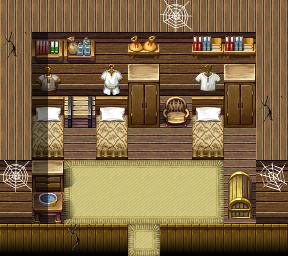

Rendered tile map (Tiled .tmx) drawn with the repository's tilesets; below, a short description and the map source with its tile grids summarised:
An orthogonal 9x8 tile map with 32x32 px tiles, 4 tile layers (Ground, Objects, Above, Top), 1 hidden layer not drawn, 61 tilesets and 1 object (mapchange).

<map version="1.10" tiledversion="1.11.2" orientation="orthogonal" renderorder="right-down" width="9" height="8" tilewidth="32" tileheight="32" infinite="0" nextlayerid="12" nextobjectid="2">
 <tileset firstgid="1" name="map_bed_1" tilewidth="32" tileheight="32" tilecount="160" columns="16">
  <image source="../drawable/map_bed_1.png" width="512" height="320" />
 </tileset>
 <tileset firstgid="161" name="map_border_1" tilewidth="32" tileheight="32" tilecount="128" columns="16">
  <image source="../drawable/map_border_1.png" width="512" height="256" />
 </tileset>
 <tileset firstgid="289" name="map_bridge_1" tilewidth="32" tileheight="32" tilecount="128" columns="16">
  <image source="../drawable/map_bridge_1.png" width="512" height="256" />
 </tileset>
 <tileset firstgid="417" name="map_bridge_2" tilewidth="32" tileheight="32" tilecount="128" columns="16">
  <image source="../drawable/map_bridge_2.png" width="512" height="256" />
 </tileset>
 <tileset firstgid="545" name="map_broken_1" tilewidth="32" tileheight="32" tilecount="128" columns="16">
  <image source="../drawable/map_broken_1.png" width="512" height="256" />
 </tileset>
 <tileset firstgid="673" name="map_cavewall_1" tilewidth="32" tileheight="32" tilecount="108" columns="18">
  <image source="../drawable/map_cavewall_1.png" width="576" height="192" />
 </tileset>
 <tileset firstgid="781" name="map_cavewall_2" tilewidth="32" tileheight="32" tilecount="108" columns="18">
  <image source="../drawable/map_cavewall_2.png" width="576" height="192" />
 </tileset>
 <tileset firstgid="889" name="map_cavewall_3" tilewidth="32" tileheight="32" tilecount="108" columns="18">
  <image source="../drawable/map_cavewall_3.png" width="576" height="192" />
 </tileset>
 <tileset firstgid="997" name="map_cavewall_4" tilewidth="32" tileheight="32" tilecount="108" columns="18">
  <image source="../drawable/map_cavewall_4.png" width="576" height="192" />
 </tileset>
 <tileset firstgid="1105" name="map_chair_table_1" tilewidth="32" tileheight="32" tilecount="128" columns="16">
  <image source="../drawable/map_chair_table_1.png" width="512" height="256" />
 </tileset>
 <tileset firstgid="1233" name="map_chair_table_2" tilewidth="32" tileheight="32" tilecount="128" columns="16">
  <image source="../drawable/map_chair_table_2.png" width="512" height="256" />
 </tileset>
 <tileset firstgid="1361" name="map_crate_1" tilewidth="32" tileheight="32" tilecount="128" columns="16">
  <image source="../drawable/map_crate_1.png" width="512" height="256" />
 </tileset>
 <tileset firstgid="1489" name="map_cupboard_1" tilewidth="32" tileheight="32" tilecount="128" columns="16">
  <image source="../drawable/map_cupboard_1.png" width="512" height="256" />
 </tileset>
 <tileset firstgid="1617" name="map_curtain_1" tilewidth="32" tileheight="32" tilecount="128" columns="16">
  <image source="../drawable/map_curtain_1.png" width="512" height="256" />
 </tileset>
 <tileset firstgid="1745" name="map_entrance_1" tilewidth="32" tileheight="32" tilecount="128" columns="16">
  <image source="../drawable/map_entrance_1.png" width="512" height="256" />
 </tileset>
 <tileset firstgid="1873" name="map_entrance_2" tilewidth="32" tileheight="32" tilecount="128" columns="16">
  <image source="../drawable/map_entrance_2.png" width="512" height="256" />
 </tileset>
 <tileset firstgid="2001" name="map_fence_1" tilewidth="32" tileheight="32" tilecount="128" columns="16">
  <image source="../drawable/map_fence_1.png" width="512" height="256" />
 </tileset>
 <tileset firstgid="2129" name="map_fence_2" tilewidth="32" tileheight="32" tilecount="128" columns="16">
  <image source="../drawable/map_fence_2.png" width="512" height="256" />
 </tileset>
 <tileset firstgid="2257" name="map_fence_3" tilewidth="32" tileheight="32" tilecount="128" columns="16">
  <image source="../drawable/map_fence_3.png" width="512" height="256" />
 </tileset>
 <tileset firstgid="2385" name="map_fence_4" tilewidth="32" tileheight="32" tilecount="128" columns="16">
  <image source="../drawable/map_fence_4.png" width="512" height="256" />
 </tileset>
 <tileset firstgid="2513" name="map_ground_1" tilewidth="32" tileheight="32" tilecount="128" columns="16">
  <image source="../drawable/map_ground_1.png" width="512" height="256" />
 </tileset>
 <tileset firstgid="2641" name="map_ground_2" tilewidth="32" tileheight="32" tilecount="128" columns="16">
  <image source="../drawable/map_ground_2.png" width="512" height="256" />
 </tileset>
 <tileset firstgid="2769" name="map_ground_3" tilewidth="32" tileheight="32" tilecount="128" columns="16">
  <image source="../drawable/map_ground_3.png" width="512" height="256" />
 </tileset>
 <tileset firstgid="2897" name="map_ground_4" tilewidth="32" tileheight="32" tilecount="128" columns="16">
  <image source="../drawable/map_ground_4.png" width="512" height="256" />
 </tileset>
 <tileset firstgid="3025" name="map_ground_5" tilewidth="32" tileheight="32" tilecount="128" columns="16">
  <image source="../drawable/map_ground_5.png" width="512" height="256" />
 </tileset>
 <tileset firstgid="3153" name="map_ground_6" tilewidth="32" tileheight="32" tilecount="128" columns="16">
  <image source="../drawable/map_ground_6.png" width="512" height="256" />
 </tileset>
 <tileset firstgid="3281" name="map_ground_7" tilewidth="32" tileheight="32" tilecount="128" columns="16">
  <image source="../drawable/map_ground_7.png" width="512" height="256" />
 </tileset>
 <tileset firstgid="3409" name="map_ground_8" tilewidth="32" tileheight="32" tilecount="128" columns="16">
  <image source="../drawable/map_ground_8.png" width="512" height="256" />
 </tileset>
 <tileset firstgid="3537" name="map_house_1" tilewidth="32" tileheight="32" tilecount="128" columns="16">
  <image source="../drawable/map_house_1.png" width="512" height="256" />
 </tileset>
 <tileset firstgid="3665" name="map_house_2" tilewidth="32" tileheight="32" tilecount="128" columns="16">
  <image source="../drawable/map_house_2.png" width="512" height="256" />
 </tileset>
 <tileset firstgid="3793" name="map_indoor_1" tilewidth="32" tileheight="32" tilecount="128" columns="16">
  <image source="../drawable/map_indoor_1.png" width="512" height="256" />
 </tileset>
 <tileset firstgid="3921" name="map_indoor_2" tilewidth="32" tileheight="32" tilecount="128" columns="16">
  <image source="../drawable/map_indoor_2.png" width="512" height="256" />
 </tileset>
 <tileset firstgid="4049" name="map_kitchen_1" tilewidth="32" tileheight="32" tilecount="128" columns="16">
  <image source="../drawable/map_kitchen_1.png" width="512" height="256" />
 </tileset>
 <tileset firstgid="4177" name="map_outdoor_1" tilewidth="32" tileheight="32" tilecount="128" columns="16">
  <image source="../drawable/map_outdoor_1.png" width="512" height="256" />
 </tileset>
 <tileset firstgid="4305" name="map_pillar_1" tilewidth="32" tileheight="32" tilecount="128" columns="16">
  <image source="../drawable/map_pillar_1.png" width="512" height="256" />
 </tileset>
 <tileset firstgid="4433" name="map_pillar_2" tilewidth="32" tileheight="32" tilecount="128" columns="16">
  <image source="../drawable/map_pillar_2.png" width="512" height="256" />
 </tileset>
 <tileset firstgid="4561" name="map_plant_1" tilewidth="32" tileheight="32" tilecount="128" columns="16">
  <image source="../drawable/map_plant_1.png" width="512" height="256" />
 </tileset>
 <tileset firstgid="4689" name="map_plant_2" tilewidth="32" tileheight="32" tilecount="128" columns="16">
  <image source="../drawable/map_plant_2.png" width="512" height="256" />
 </tileset>
 <tileset firstgid="4817" name="map_rock_1" tilewidth="32" tileheight="32" tilecount="128" columns="16">
  <image source="../drawable/map_rock_1.png" width="512" height="256" />
 </tileset>
 <tileset firstgid="4945" name="map_rock_2" tilewidth="32" tileheight="32" tilecount="128" columns="16">
  <image source="../drawable/map_rock_2.png" width="512" height="256" />
 </tileset>
 <tileset firstgid="5073" name="map_roof_1" tilewidth="32" tileheight="32" tilecount="128" columns="16">
  <image source="../drawable/map_roof_1.png" width="512" height="256" />
 </tileset>
 <tileset firstgid="5201" name="map_roof_2" tilewidth="32" tileheight="32" tilecount="128" columns="16">
  <image source="../drawable/map_roof_2.png" width="512" height="256" />
 </tileset>
 <tileset firstgid="5329" name="map_roof_3" tilewidth="32" tileheight="32" tilecount="128" columns="16">
  <image source="../drawable/map_roof_3.png" width="512" height="256" />
 </tileset>
 <tileset firstgid="5457" name="map_shop_1" tilewidth="32" tileheight="32" tilecount="128" columns="16">
  <image source="../drawable/map_shop_1.png" width="512" height="256" />
 </tileset>
 <tileset firstgid="5585" name="map_sign_ladder_1" tilewidth="32" tileheight="32" tilecount="128" columns="16">
  <image source="../drawable/map_sign_ladder_1.png" width="512" height="256" />
 </tileset>
 <tileset firstgid="5713" name="map_table_1" tilewidth="32" tileheight="32" tilecount="128" columns="16">
  <image source="../drawable/map_table_1.png" width="512" height="256" />
 </tileset>
 <tileset firstgid="5841" name="map_trail_1" tilewidth="32" tileheight="32" tilecount="128" columns="16">
  <image source="../drawable/map_trail_1.png" width="512" height="256" />
 </tileset>
 <tileset firstgid="5969" name="map_transition_1" tilewidth="32" tileheight="32" tilecount="128" columns="16">
  <image source="../drawable/map_transition_1.png" width="512" height="256" />
 </tileset>
 <tileset firstgid="6097" name="map_transition_2" tilewidth="32" tileheight="32" tilecount="128" columns="16">
  <image source="../drawable/map_transition_2.png" width="512" height="256" />
 </tileset>
 <tileset firstgid="6225" name="map_transition_3" tilewidth="32" tileheight="32" tilecount="128" columns="16">
  <image source="../drawable/map_transition_3.png" width="512" height="256" />
 </tileset>
 <tileset firstgid="6353" name="map_transition_4" tilewidth="32" tileheight="32" tilecount="128" columns="16">
  <image source="../drawable/map_transition_4.png" width="512" height="256" />
 </tileset>
 <tileset firstgid="6481" name="map_transition_5" tilewidth="32" tileheight="32" tilecount="128" columns="16">
  <image source="../drawable/map_transition_5.png" width="512" height="256" />
 </tileset>
 <tileset firstgid="6609" name="map_tree_1" tilewidth="32" tileheight="32" tilecount="128" columns="16">
  <image source="../drawable/map_tree_1.png" width="512" height="256" />
 </tileset>
 <tileset firstgid="6737" name="map_tree_2" tilewidth="32" tileheight="32" tilecount="128" columns="16">
  <image source="../drawable/map_tree_2.png" width="512" height="256" />
 </tileset>
 <tileset firstgid="6865" name="map_wall_1" tilewidth="32" tileheight="32" tilecount="128" columns="16">
  <image source="../drawable/map_wall_1.png" width="512" height="256" />
 </tileset>
 <tileset firstgid="6993" name="map_wall_2" tilewidth="32" tileheight="32" tilecount="120" columns="15">
  <image source="../drawable/map_wall_2.png" width="480" height="256" />
 </tileset>
 <tileset firstgid="7113" name="map_wall_3" tilewidth="32" tileheight="32" tilecount="120" columns="15">
  <image source="../drawable/map_wall_3.png" width="480" height="256" />
 </tileset>
 <tileset firstgid="7233" name="map_wall_4" tilewidth="32" tileheight="32" tilecount="120" columns="15">
  <image source="../drawable/map_wall_4.png" width="480" height="256" />
 </tileset>
 <tileset firstgid="7353" name="map_window_1" tilewidth="32" tileheight="32" tilecount="128" columns="16">
  <image source="../drawable/map_window_1.png" width="512" height="256" />
 </tileset>
 <tileset firstgid="7481" name="map_window_2" tilewidth="32" tileheight="32" tilecount="128" columns="16">
  <image source="../drawable/map_window_2.png" width="512" height="256" />
 </tileset>
 <tileset firstgid="7609" name="map_brightport" tilewidth="32" tileheight="32" tilecount="112" columns="16">
  <image source="../drawable/map_brightport.png" width="512" height="224" />
 </tileset>
 <layer id="1" name="Ground" width="9" height="8">
  <data>[72 cells, 72 non-empty, 12 distinct tile ids]</data>
 </layer>
 <layer id="2" name="Objects" width="9" height="8">
  <data>[72 cells, 31 non-empty, 20 distinct tile ids]</data>
 </layer>
 <layer id="3" name="Above" width="9" height="8">
  <data>[72 cells, 2 non-empty, 2 distinct tile ids]</data>
 </layer>
 <layer id="4" name="Walkable" width="9" height="8" visible="0">
  <data>[72 cells, 56 non-empty, 1 distinct tile ids]</data>
 </layer>
 <layer id="11" name="Top" width="9" height="8">
  <data>[72 cells, 6 non-empty, 1 distinct tile ids]</data>
 </layer>
 <objectgroup id="5" name="Mapevents">
  <object id="1" name="entrance" type="mapchange" x="128" y="224" width="32" height="32">
   <properties>
    <property name="map" value="brightport_school5" />
    <property name="place" value="dorm2" />
   </properties>
  </object>
 </objectgroup>
 <objectgroup id="6" name="Spawn" />
 <objectgroup id="7" name="Keys" />
 <objectgroup id="8" name="Replace" />
</map>
